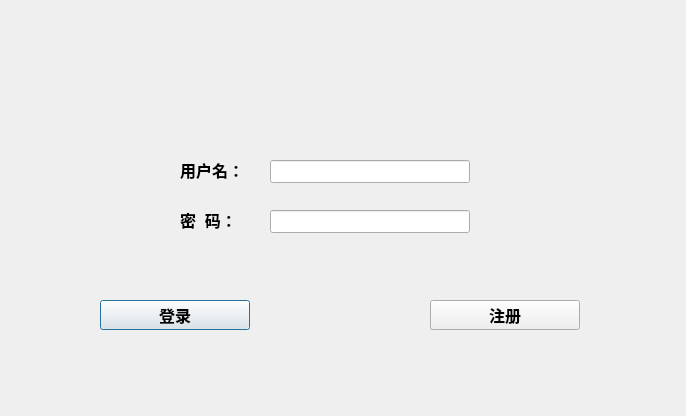
<?xml version="1.0" encoding="UTF-8"?>
<ui version="4.0">
 <class>LoginDialog</class>
 <widget class="QDialog" name="LoginDialog">
  <property name="geometry">
   <rect>
    <x>0</x>
    <y>0</y>
    <width>686</width>
    <height>416</height>
   </rect>
  </property>
  <property name="windowTitle">
   <string>LoginDialog</string>
  </property>
  <widget class="QLabel" name="userPassWord">
   <property name="geometry">
    <rect>
     <x>180</x>
     <y>210</y>
     <width>91</width>
     <height>20</height>
    </rect>
   </property>
   <property name="font">
    <font>
     <pointsize>12</pointsize>
     <weight>75</weight>
     <bold>true</bold>
    </font>
   </property>
   <property name="text">
    <string>密  码：</string>
   </property>
  </widget>
  <widget class="QLineEdit" name="lineEditPassWord">
   <property name="geometry">
    <rect>
     <x>270</x>
     <y>210</y>
     <width>200</width>
     <height>23</height>
    </rect>
   </property>
   <property name="echoMode">
    <enum>QLineEdit::Password</enum>
   </property>
  </widget>
  <widget class="QPushButton" name="pushButton">
   <property name="geometry">
    <rect>
     <x>100</x>
     <y>300</y>
     <width>150</width>
     <height>30</height>
    </rect>
   </property>
   <property name="font">
    <font>
     <pointsize>12</pointsize>
     <weight>75</weight>
     <bold>true</bold>
    </font>
   </property>
   <property name="text">
    <string>登录</string>
   </property>
  </widget>
  <widget class="QPushButton" name="pushButton_2">
   <property name="geometry">
    <rect>
     <x>430</x>
     <y>300</y>
     <width>150</width>
     <height>30</height>
    </rect>
   </property>
   <property name="font">
    <font>
     <pointsize>12</pointsize>
     <weight>75</weight>
     <bold>true</bold>
    </font>
   </property>
   <property name="text">
    <string>注册</string>
   </property>
  </widget>
  <widget class="QLabel" name="imgLabel">
   <property name="geometry">
    <rect>
     <x>0</x>
     <y>0</y>
     <width>641</width>
     <height>361</height>
    </rect>
   </property>
   <property name="text">
    <string/>
   </property>
   <property name="pixmap">
    <pixmap resource="background.qrc">:/login.png</pixmap>
   </property>
   <property name="scaledContents">
    <bool>true</bool>
   </property>
  </widget>
  <widget class="QLineEdit" name="lineEditUserName">
   <property name="geometry">
    <rect>
     <x>270</x>
     <y>160</y>
     <width>200</width>
     <height>23</height>
    </rect>
   </property>
  </widget>
  <widget class="QLabel" name="userName">
   <property name="geometry">
    <rect>
     <x>180</x>
     <y>160</y>
     <width>81</width>
     <height>20</height>
    </rect>
   </property>
   <property name="font">
    <font>
     <pointsize>12</pointsize>
     <weight>75</weight>
     <bold>true</bold>
    </font>
   </property>
   <property name="text">
    <string>用户名：</string>
   </property>
  </widget>
  <zorder>imgLabel</zorder>
  <zorder>userPassWord</zorder>
  <zorder>lineEditPassWord</zorder>
  <zorder>pushButton</zorder>
  <zorder>pushButton_2</zorder>
  <zorder>lineEditUserName</zorder>
  <zorder>userName</zorder>
 </widget>
 <resources>
  <include location="background.qrc"/>
 </resources>
 <connections/>
</ui>
